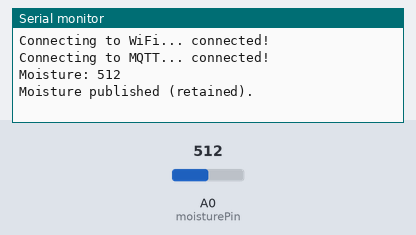
Recording of a sketch running on a simulated Arduino MKR. Parts: the last lines printed to the serial monitor. The inputs (shaded band) are chosen by the test bench; at power-on: A0 (moisturePin) = 512. WiFi joins after 1.5 s; servers stay silent unless stated; no MQTT or app messages arrive unless stated.

Above: at 2.7 s.
2.8 s: A0 (moisturePin) set to 716
At 12.5 s:
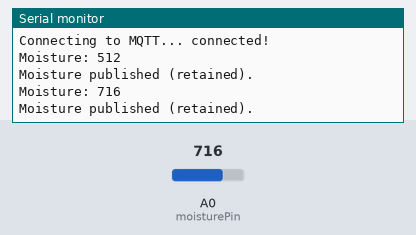
12.8 s: A0 (moisturePin) set to 900
At 23.0 s:
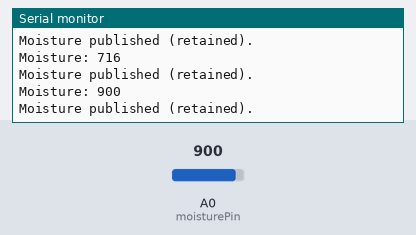

Measured:
- after the input at 2.8 s, the serial monitor: prints a new line after 8.8 s (image 1)
- after the input at 12.8 s, the serial monitor: prints a new line after 8.8 s (image 2)

The sketch:

Arduinonanocode.ino
```cpp
#include <WiFiNINA.h>
#include <ArduinoMqttClient.h>

// WiFi Credentials
const char ssid[] = "wifissid";
const char pass[] = "wifipassword";

// Adafruit IO MQTT
const char* broker = "io.adafruit.com";
const int port = 1883;
const char* username = "Thilakarathne";
const char* aioKey = "aiokey";
const char* topic = "Thilakarathne/feeds/moisture_data";

// Sensor pin
const int moisturePin = A0;

WiFiClient wifiClient;
MqttClient mqttClient(wifiClient);

void setup() {
  Serial.begin(115200);
  while (!Serial);

  Serial.print("Connecting to WiFi...");
  while (WiFi.begin(ssid, pass) != WL_CONNECTED) {
    Serial.print(".");
    delay(1000);
  }
  Serial.println(" connected!");

  mqttClient.setId("NanoMoistureSensor");
  mqttClient.setUsernamePassword(username, aioKey);

  Serial.print("Connecting to MQTT...");
  while (!mqttClient.connect(broker, port)) {
    Serial.print(".");
    delay(1000);
  }
  Serial.println(" connected!");
}

void loop() {
  int moisture = analogRead(moisturePin);
  Serial.print("Moisture: ");
  Serial.println(moisture);

  mqttClient.beginMessage(topic, true);  // true = retain
  mqttClient.print(moisture);
  mqttClient.endMessage();
  Serial.println("Moisture published (retained).");

  delay(10000);  // every 10 sec
}
```
